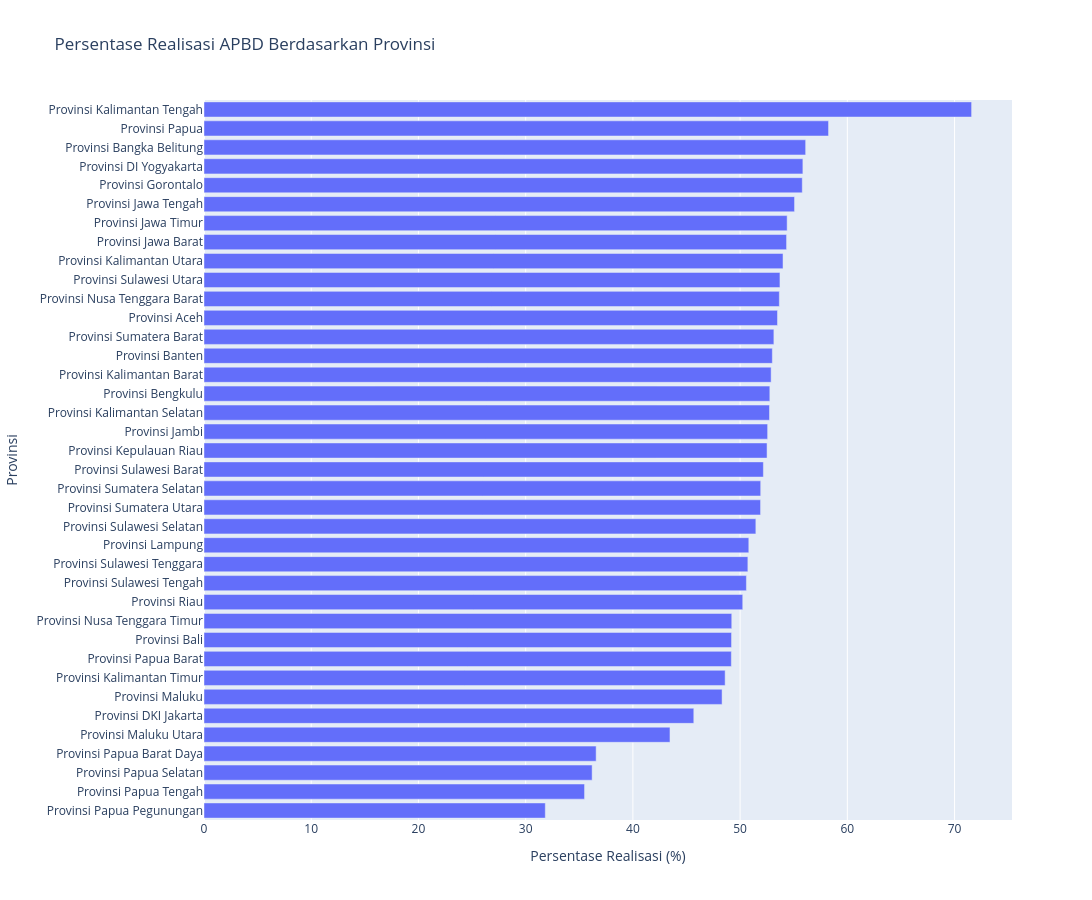

The code cell stored with this chart in its notebook:
### Code cell
# Urutkan provinsi berdasarkan persentase realisasi
df_realisasi_provinsi = (
    df_provinsi
    .sort("persentase_realisasi", descending=True)
)

# Visualisasi persentase realisasi
fig = px.bar(
    df_realisasi_provinsi,
    x="persentase_realisasi",
    y="provinsi",
    orientation="h",
    title="Persentase Realisasi APBD Berdasarkan Provinsi",
    labels={
        "persentase_realisasi": "Persentase Realisasi (%)",
        "provinsi": "Provinsi"
    },
)

fig.update_layout(
    width=1100,
    height=900,
    yaxis={"categoryorder": "total ascending"},
    xaxis_title="Persentase Realisasi (%)",
    hovermode="y unified"
)

fig.show()

### Figure 1 — Plotly figure (JSON) as saved in the notebook; plotly's stock layout.template omitted (floating-point values rounded to 4 significant figures)
{"data": [{"hovertemplate": "Persentase Realisasi (%)=%{x}<br>Provinsi=%{y}<extra></extra>", "legendgroup": "", "marker": {"color": "#636efa", "pattern": {"shape": ""}}, "name": "", "orientation": "h", "showlegend": false, "textposition": "auto", "type": "bar", "x": [71.59, 58.25, 56.11, 55.85, 55.8, 55.08, 54.38, 54.33, 54.0, 53.71, 53.66, 53.49, 53.15, 53.0, 52.89, 52.77, 52.74, 52.57, 52.51, 52.17, 51.92, 51.91, 51.47, 50.81, 50.72, 50.59, 50.24, 49.22, 49.2, 49.18, 48.6, 48.32, 45.68, 43.46, 36.57, 36.2, 35.49, 31.83], "xaxis": "x", "y": ["Provinsi Kalimantan Tengah", "Provinsi Papua", "Provinsi Bangka Belitung", "Provinsi DI Yogyakarta", "Provinsi Gorontalo", "Provinsi Jawa Tengah", "Provinsi Jawa Timur", "Provinsi Jawa Barat", "Provinsi Kalimantan Utara", "Provinsi Sulawesi Utara", "Provinsi Nusa Tenggara Barat", "Provinsi Aceh", "Provinsi Sumatera Barat", "Provinsi Banten", "Provinsi Kalimantan Barat", "Provinsi Bengkulu", "Provinsi Kalimantan Selatan", "Provinsi Jambi", "Provinsi Kepulauan Riau", "Provinsi Sulawesi Barat", "Provinsi Sumatera Selatan", "Provinsi Sumatera Utara", "Provinsi Sulawesi Selatan", "Provinsi Lampung", "Provinsi Sulawesi Tenggara", "Provinsi Sulawesi Tengah", "Provinsi Riau", "Provinsi Nusa Tenggara Timur", "Provinsi Bali", "Provinsi Papua Barat", "Provinsi Kalimantan Timur", "Provinsi Maluku", "Provinsi DKI Jakarta", "Provinsi Maluku Utara", "Provinsi Papua Barat Daya", "Provinsi Papua Selatan", "Provinsi Papua Tengah", "Provinsi Papua Pegunungan"], "yaxis": "y"}], "layout": {"barmode": "relative", "height": 900, "hovermode": "y unified", "legend": {"tracegroupgap": 0}, "title": {"text": "Persentase Realisasi APBD Berdasarkan Provinsi"}, "width": 1100, "xaxis": {"anchor": "y", "domain": [0, 1], "title": {"text": "Persentase Realisasi (%)"}}, "yaxis": {"anchor": "x", "categoryorder": "total ascending", "domain": [0, 1], "title": {"text": "Provinsi"}}}}
